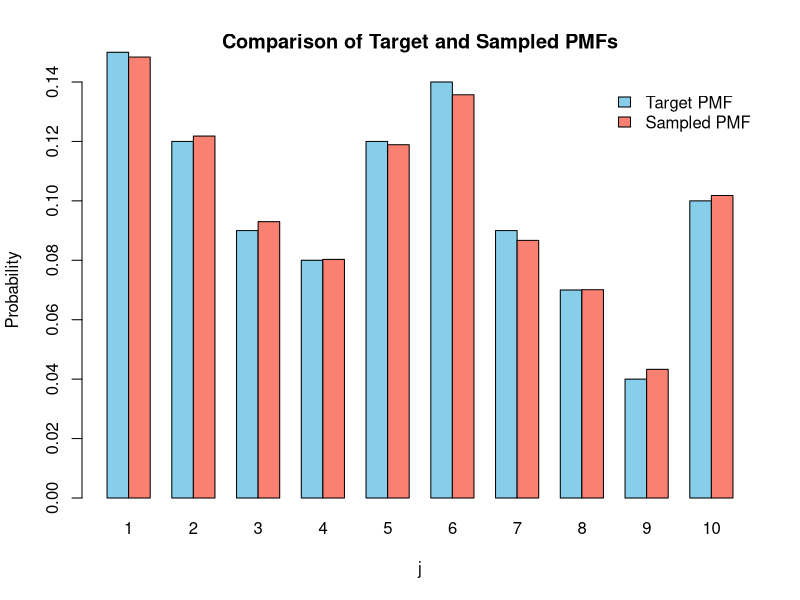

Reproduce this figure in R.
rm(list=ls())
# Target PMF
target_pmf <- c(0.15, 0.12, 0.09, 0.08, 0.12, 0.14, 0.09, 0.07, 0.04, 0.10)
sum(target_pmf)
j_vals <- 1:10
q_val <- 0.1
k <- max(target_pmf / q_val)

# Sampling function using acceptance-rejection
acDiscrete <- function(n) {
  y <- c()
  while (length(y) < n) {
    candidate <- sample(1:10, 1)
    u <- runif(1)
    if (u <= target_pmf[candidate] / (k * q_val)) {
      y <- c(y, candidate)
    }
  }
  return(y)
}

# Generate samples
set.seed(123)  # for reproducibility
n <- 10000
samples <- acDiscrete(n)

# Empirical PMF
empirical_pmf <- table(factor(samples, levels = 1:10)) / n

# Plot both PMFs
barplot(
  rbind(target_pmf, empirical_pmf),
  beside = TRUE,
  col = c("skyblue", "salmon"),
  names.arg = j_vals,
  ylim = c(0, 0.14),
  legend.text = c("Target PMF", "Sampled PMF"),
  args.legend = list(x = "topright", bty = "n"),
  main = "Comparison of Target and Sampled PMFs",
  ylab = "Probability",
  xlab = "j"
)
